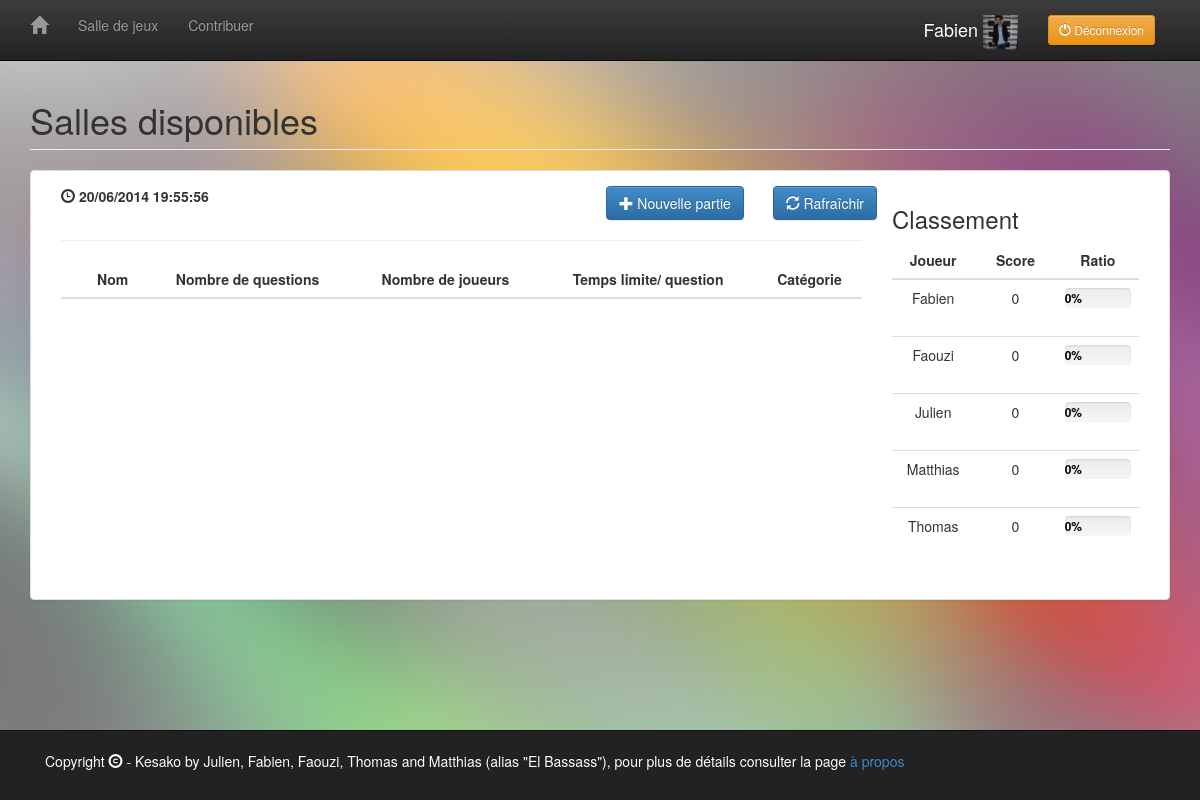
The page /Room/ (signed in) on the database its author committed.
### tables this page shows
CREATE TABLE IF NOT EXISTS `joueur` (
  `idJoueur` int(11) NOT NULL AUTO_INCREMENT,
  `login` text NOT NULL,
  `password` text NOT NULL,
  `email` text NOT NULL,
  `nbQuestionsCorrectes` int(11) NOT NULL DEFAULT '0',
  `nbQuestionsRepondus` int(11) NOT NULL DEFAULT '0',
  `nbTotalPoints` int(11) NOT NULL DEFAULT '0',
  `status` tinyint(1) NOT NULL DEFAULT '0',
  `isConnect` tinyint(1) NOT NULL DEFAULT '0',
  PRIMARY KEY (`idJoueur`),
  UNIQUE KEY `idJoueur` (`idJoueur`)
);

### common/fcompte.php (called while the page is built, shortened)
<?php
	require_once 'connection.php';
function CheckUserConnected($username, $password, &$error)
{
	global $connexion;
	$sql = sprintf("SELECT password, status FROM joueur WHERE login = '".mysqli_real_escape_string($connexion, $username)."' ;");
	$result = mysqli_query($connexion, $sql);
	while( list($passwordDB, $actifDB) = mysqli_fetch_row($result) )
		if($actifDB==1 && $passwordDB==$password)
			return 1;
	return -1;
}
?>

### Room/index.php (the view, shortened to what this page needs)
<!DOCTYPE html>
<html lang="fr">
	<head>
		<?php require_once '../common/include.inc';?>
		<link href="../css/room.css" rel="stylesheet">
	</head>
	<body>
		<div class="wrap">
			<?php
				require_once '../common/header.php';
				require_once '../common/connection.php';
				require_once "../common/fcompte.php";
			?>
			<div class="container main">
				<h1 class="page-header">
					Salles disponibles
				</h1>
				<div class="panel panel-default">
					<div class="panel-body">
						<div class="col-sm-9 blog-main">
							<div class="row">
								<div class="col-md-3 pull-left">
									<p >
										<i class="glyphicon glyphicon-time"></i>
										<span id="time"><strong>
										<?php echo strftime("%d/%m/%Y %H:%M:%S",time()); ?>
										</strong></span>
									</p>
								</div>
								<div class="col-md-5 pull-right">
								<div class="row">
									<button class="btn btn-primary col-md-offset-1 pull-right" onclick="updateTable();">
										<i class="glyphicon glyphicon-refresh"></i>
										Rafraîchir
									</button>
									<button class="btn btn-primary pull-right" data-target=".bs-example-modal-lg" data-toggle="modal">
										<i class="glyphicon glyphicon-plus"></i>
										Nouvelle partie
									</button>
								</div>
								</div>
							</div>
							<hr/>
							<div class="table-responsive">
								<table class="table">
										<thead>
											<tr>
												<th></th>
												<th>Nom</th>
												<th>Nombre de questions</th>
												<th>Nombre de joueurs</th>
												<th>Temps limite/ question</th>
												<th>Catégorie</th>
											</tr>
										</thead>
									</table>
							</div>
						</div>
						<?php
							require_once "./classement.php";
						?>
					</div>
				</div>
			</div>
		</div>
		<?php require_once '../common/footer.php';?>
	</body>
</html>

### common/include.inc (shortened to what this page needs)
<link rel="stylesheet" type="text/css" href="../css/bootstrap.min.css" />
<link rel="stylesheet" type="text/css" href="../css/bootstrap-theme.min.css" />
<link rel="stylesheet" type="text/css" href="../css/monStyle.css" />
<link rel="stylesheet" type="text/css" href="../css/bootstrap-select.min.css" />

### common/header.php (shortened to what this page needs)
<?php
	require_once  '../common/fcompte.php';
	$connecter = 0;
	if (isset($_SESSION['login']) && isset($_SESSION['password'])) {
		if (CheckUserConnected($_SESSION['login'], $_SESSION['password'], $error) != -1) {
			$connecter = 1;
		}
	}
?>
	<nav class="navbar navbar-inverse navbar-fixed-top" role="navigation">
			<div class="container">
				<div class="navbar-header">
					<a class="navbar-brand" href="../Login/index.php"><i class="glyphicon glyphicon-home"></i></a>
				</div>
				<div class="collapse navbar-collapse navbar-ex1-collapse">
					<ul class="nav navbar-nav">
						<?php
							if($connecter == 1) {
						?>
						<li><a href="../Room/index.php">Salle de jeux</a></li>
						<li><a href="../Contribuer/index.php">Contribuer</a></li>
						<?php }
						?>
					</ul>
					<?php
					if($connecter == 1) {
					?>
						<div class="pull-right">
							<ul class="nav navbar-nav">
							<li>
							<a href="../Compte/index.php" style="color:white;" class="navbar-brand"><?php echo $_SESSION['login']; ?>
							<img style="max-height:35px;max-width:35px;" src="../img/joueurs/<?php echo $_SESSION['login']; ?>.jpg"/></a>
							</li>
							<li><a href="?logout=1" style="color:white;">
								<button class="btn btn-warning btn-sm" type="submit">
									<i class="glyphicon glyphicon-off"></i>
									Déconnexion
								</button>
							</a></li>
						</ul>
						</div>
					<?php
						}
					?>
				</div>
			</div>
		</nav>

### Room/classement.php (shortened to what this page needs)
<div class="col-sm-3" style="max-width: 100%;">
	<h3>Classement</h3>
	<div class="sidebar-module">
		<div class="table-responsive">
			<table class="table" style="table-layout: fixed;">
				<thead>
					<tr>
						<th>Joueur</th>
						<th>Score</th>
						<th>Ratio</th>
					</tr>
				</thead>
				<tbody id="table">
					<?php
						require_once '../common/connection.php';
						$requete = "SELECT login, nbTotalPoints, nbQuestionsCorrectes, nbQuestionsRepondus FROM joueur ORDER BY nbTotalPoints DESC LIMIT 10";
						$result = $connexion->query($requete, MYSQLI_USE_RESULT);
						while ($row = $result->fetch_row()) {
							 if ($row[3] == 0)
								$ratio = 0;
							else
								$ratio = round(100*$row[2]/$row[3],1);
							echo "<tr>
								<td>".$row[0]."</td>
								<td>".$row[1]."</td>
								<td><div class='progress progress-striped active'>
									<div class='progress-bar progress-bar-danger' role='progressbar' style='width: ".$ratio."%'><strong style='color:black;'>".$ratio."%</strong></div>
								</div></td>
							</tr>";
						}
					?>
				</tbody>
			</table>
		</div>
	</div>
</div>

### common/footer.php
<footer class="footer">
	<div class="container">
		<div class="container-fluid">
			<p>Copyright <i class="glyphicon glyphicon-copyright-mark"></i> - Kesako by Julien, Fabien, Faouzi, Thomas and Matthias (alias "El Bassass"),
			pour plus de détails consulter la page <a href="../About/about.php"> à propos</a></p>
		</div>
	</div>
</footer>

### css/monStyle.css (style rules this page uses)
html, body { height: 100%; padding-top: 30px; background-color:white; background-image:url(img/background.png); background-attachment:fixed; background-repeat:no-repeat; background-size:cover; -webkit-background-size: cover; -moz-background-size: cover; -o-background-size: cover; }
.wrap { min-height: 100%; }
.main { overflow:auto; padding-bottom:50px; }
.footer { position: relative; margin-top: -70px; height: 70px; clear:both; padding-top:20px; border-top: 1px solid #101010; background-color:#222; text-shadow: 0 -1px 0 rgba(0,0,0,.25); color: white; }
table, th, td { text-align:center; }

### css/room.css (style rules this page uses)
.table { background-color: white; }

### rows shown on the page
joueur: login "Fabien", nbTotalPoints "0", nbQuestionsRepondus "0"
joueur: login "Faouzi", nbTotalPoints "0", nbQuestionsRepondus "0"
joueur: login "Julien", nbTotalPoints "0", nbQuestionsRepondus "0"
joueur: login "Matthias", nbTotalPoints "0", nbQuestionsRepondus "0"
joueur: login "Thomas", nbTotalPoints "0", nbQuestionsRepondus "0"

### other values the page prints
$_SESSION['login'] "Fabien"
